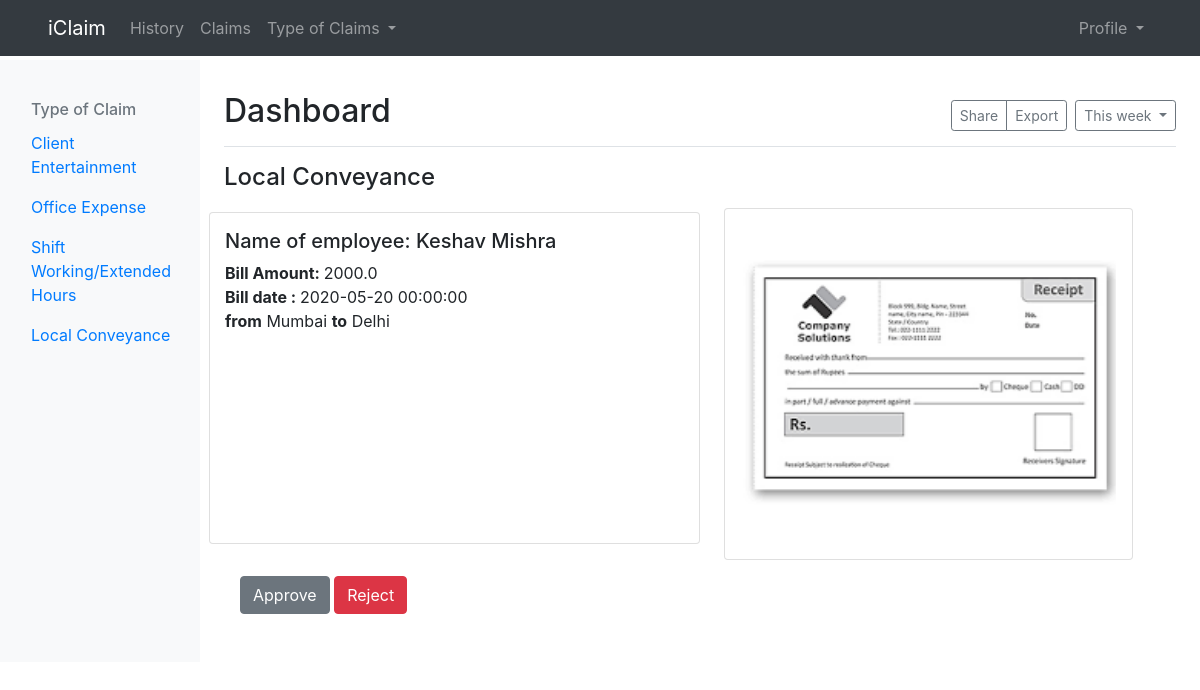
Screenshot of /claims/Local Conveyance/1/11 (signed in) with the database file from the repository.
### ClaimSettlementApp/models.py (models this page shows, shortened)
class Claims(db.Model):
    id = db.Column(db.Integer, primary_key = True)
    claim_type = db.Column(db.String)
    claim_id = db.Column(db.Integer)
    user_id = db.Column(db.Integer, db.ForeignKey('user.id'), nullable = False)
    approved = db.Column(db.Integer, default = 0)
    date_applied = db.Column(db.DateTime, nullable = False, default = datetime.utcnow)

class User(db.Model, UserMixin):
    id = db.Column(db.Integer, primary_key = True)
    email = db.Column(db.String(20), unique = True , nullable = False)
    first_name = db.Column(db.String(30), nullable = False)
    last_name = db.Column(db.String(30), nullable = False)
    password = db.Column(db.String(60), nullable = False)
    isAdmin = db.Column(db.Boolean, default = False)
    claims_made  = db.relationship('Claims', backref = 'claims', lazy = True)

class LocalConveyanceClaim(db.Model):
    id = db.Column(db.Integer, primary_key = True)
    from_location = db.Column(db.String, nullable = False)
    to_location = db.Column(db.String, nullable = False)
    bill_amount = db.Column(db.Float, nullable = False)
    bill_date = db.Column(db.DateTime, nullable = False)
    bill_image = db.Column(db.String)

### ClaimSettlementApp/routes.py (the view)
@app.route("/claims/<string:type_of_claim>/<int:claim_id>/<int:claim>")
@login_required
def view_claim(type_of_claim,claim_id,claim):
    if current_user.isAdmin:
        if type_of_claim == "Extended Working Hours":
            mapped = Claims.query.filter_by(id = claim).first()
            user = User.query.filter_by(id = mapped.user_id).first()
            clients_claim = ExtendedHoursClaim.query.filter_by(id = claim_id).first()
        elif type_of_claim == "Local Conveyance":
            mapped = Claims.query.filter_by(id = claim).first()
            user = User.query.filter_by(id = mapped.user_id).first()
            clients_claim = LocalConveyanceClaim.query.filter_by(id = claim_id).first()
        elif type_of_claim == "Client Entertainment":
            mapped = Claims.query.filter_by(id = claim).first()
            user = User.query.filter_by(id = mapped.user_id).first()
            clients_claim = ClientEntertainmentClaim.query.filter_by(id = claim_id).first()
        elif type_of_claim == "Office Expenses":
            mapped = Claims.query.filter_by(id = claim).first()
            user = User.query.filter_by(id = mapped.user_id).first()
            clients_claim = OfficeExpensesClaim.query.filter_by(id = claim_id).first()
        return render_template('display_claim.html',user = user, mapped = mapped, clients_claim = clients_claim )
    else:
        return "URL NOT FOUND"

### ClaimSettlementApp/models.py (called while the page is built)
@login_manager.user_loader
def load_user(user_id):
    return User.query.get(int(user_id))

### ClaimSettlementApp/templates/display_claim.html (shortened to what this page needs)
{% extends "layout.html" %}
{% block content %}
      <div class="row">
          <div class="col-lg-12 mb-2">
            <h4>{{ mapped.claim_type }}</h4>
          </div>
          <div class="card col-6 mt-1 mb-3 pt-3 ml">
            <h5>Name of employee: {{ user.first_name + " " + user.last_name }}</h5>
            <p>
            {% if clients_claim.bill_amount %}
              <strong>Bill Amount: </strong>{{ clients_claim.bill_amount }}<br>
            {% endif %}
            {% if clients_claim.bill_date %}
              <strong>Bill date : </strong>{{ clients_claim.bill_date }}<br>
            {% endif %}
            {% if clients_claim.from_location %}
              <strong>from</strong>  {{ clients_claim.from_location }} <strong>to</strong> {{ clients_claim.to_location }}<br>
            {% endif  %}
            </p>
          </div>
          <div id="carouselExampleControls" class="card col-5 ml-4 p-3 carousel slide" data-ride="carousel">
            <a href="{{ url_for('static', filename = 'bills/' + clients_claim.bill_image ) }}"  class="carousel-inner">
              <div class="carousel-item active">
                <img src="{{ url_for('static', filename = 'bills/' + clients_claim.bill_image ) }}" class="d-block w-100" alt="...">
               </div>
              </a>
          </div>
          <div class="col-12 mt-3 mb-5 ml-3">
            <a class = "btn btn-secondary" href = "{{ url_for('approve_claim', approved = 1,type_of_claim = mapped.claim_type, claim_id = mapped.claim_id, claim = mapped.id) }}">Approve</a>
            <a class = "btn btn-danger"  href = "{{ url_for('approve_claim', approved = 2, type_of_claim = mapped.claim_type, claim_id = mapped.claim_id, claim = mapped.id) }}">Reject</a>
          </div>
      </div>
{% endblock content %}

### rows the page displays
Claims: claim_type "Local Conveyance"
User: first_name+last_name "Keshav Mishra"
LocalConveyanceClaim: bill_amount "2000.0", bill_date "2020-05-20 00:00:00", from_location "Mumbai", to_location "Delhi", bill_image (picture)
